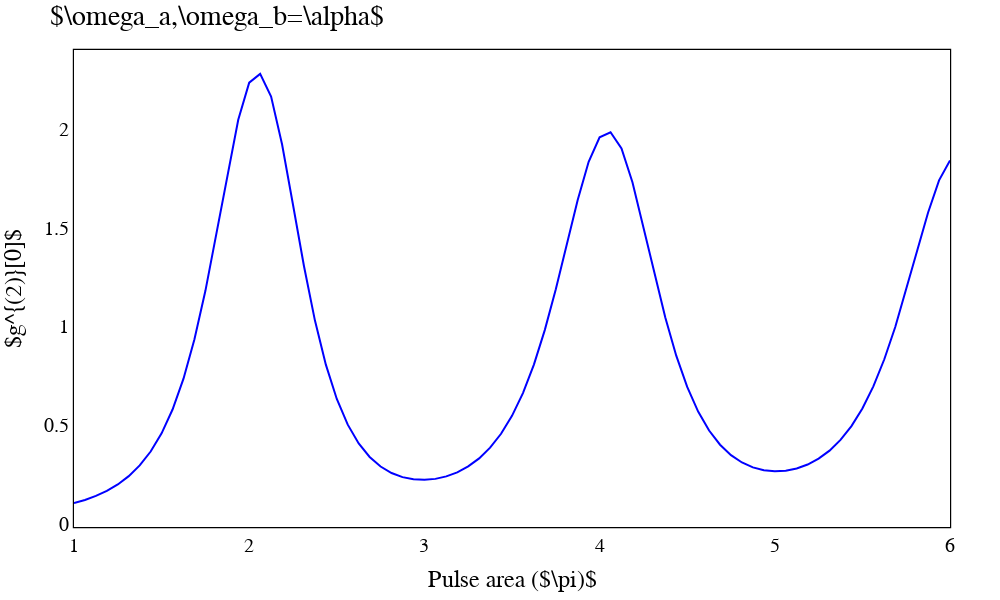

Notebook cell for this chart:
### Code cell
fig = go.Figure()

fig.add_trace(go.Scatter(
    x=Δα_values / np.pi,
    y=g2σ_alpha_values,
    mode='lines',
    name='$g^{(2)}[0]$',
    line=dict(color='blue', width=2)
))

fig.update_layout(
    title='$\\omega_a,\\omega_b=\\alpha$',
    xaxis=dict(
        title='Pulse area $(\\pi)$',
        showline=True,
        linecolor='black',
        linewidth=1.2,
        mirror=True
    ),
    yaxis=dict(
        title='$g^{(2)}[0]$',
        showline=True,
        linecolor='black',
        linewidth=1.2,
        mirror=True
    ),
    font=dict(
        family="Garamond",
        size=20,
        color="black"
    ),
    plot_bgcolor='white',
    paper_bgcolor='white',
    width=1000,
    height=600,
    margin=dict(l=50, r=50, t=50, b=50)
)

fig.show()

### Figure 1 — Plotly figure (JSON) as saved in the notebook; plotly's stock layout.template omitted (floating-point values rounded to 4 significant figures)
{"data": [{"line": {"color": "blue", "width": 2}, "mode": "lines", "name": "$g^{(2)}[0]$", "type": "scatter", "x": [1, 1.062, 1.125, 1.188, 1.25, 1.312, 1.375, 1.438, 1.5, 1.562, 1.625, 1.688, 1.75, 1.812, 1.875, 1.938, 2, 2.062, 2.125, 2.188, 2.25, 2.312, 2.375, 2.438, 2.5, 2.562, 2.625, 2.688, 2.75, 2.812, 2.875, 2.938, 3, 3.062, 3.125, 3.188, 3.25, 3.312, 3.375, 3.438, 3.5, 3.562, 3.625, 3.688, 3.75, 3.812, 3.875, 3.938, 4, 4.062, 4.125, 4.188, 4.25, 4.312, 4.375, 4.438, 4.5, 4.562, 4.625, 4.688, 4.75, 4.812, 4.875, 4.938, 5, 5.062, 5.125, 5.188, 5.25, 5.312, 5.375, 5.438, 5.5, 5.562, 5.625, 5.688, 5.75, 5.812, 5.875, 5.938, 6], "y": [0.1041, 0.1203, 0.1406, 0.1663, 0.1989, 0.2409, 0.2952, 0.3658, 0.4582, 0.5788, 0.7352, 0.9345, 1.18, 1.467, 1.771, 2.048, 2.236, 2.28, 2.165, 1.923, 1.617, 1.306, 1.031, 0.8061, 0.6322, 0.502, 0.4066, 0.338, 0.2897, 0.2568, 0.236, 0.2249, 0.2222, 0.2271, 0.2397, 0.2604, 0.2903, 0.3311, 0.3852, 0.4557, 0.5466, 0.6621, 0.8066, 0.9824, 1.188, 1.414, 1.64, 1.835, 1.959, 1.984, 1.902, 1.731, 1.507, 1.269, 1.045, 0.8517, 0.6932, 0.5682, 0.4722, 0.4003, 0.3475, 0.3102, 0.2853, 0.2709, 0.2655, 0.2686, 0.2799, 0.2999, 0.3295, 0.3704, 0.4245, 0.4947, 0.5841, 0.6961, 0.8334, 0.997, 1.184, 1.383, 1.578, 1.74, 1.842]}], "layout": {"font": {"color": "black", "family": "Garamond", "size": 20}, "height": 600, "margin": {"b": 50, "l": 50, "r": 50, "t": 50}, "paper_bgcolor": "white", "plot_bgcolor": "white", "title": {"text": "$\\omega_a,\\omega_b=\\alpha$"}, "width": 1000, "xaxis": {"linecolor": "black", "linewidth": 1.2, "mirror": true, "showline": true, "title": {"text": "Pulse area ($\\pi)$"}}, "yaxis": {"linecolor": "black", "linewidth": 1.2, "mirror": true, "showline": true, "title": {"text": "$g^{(2)}[0]$"}}}}
